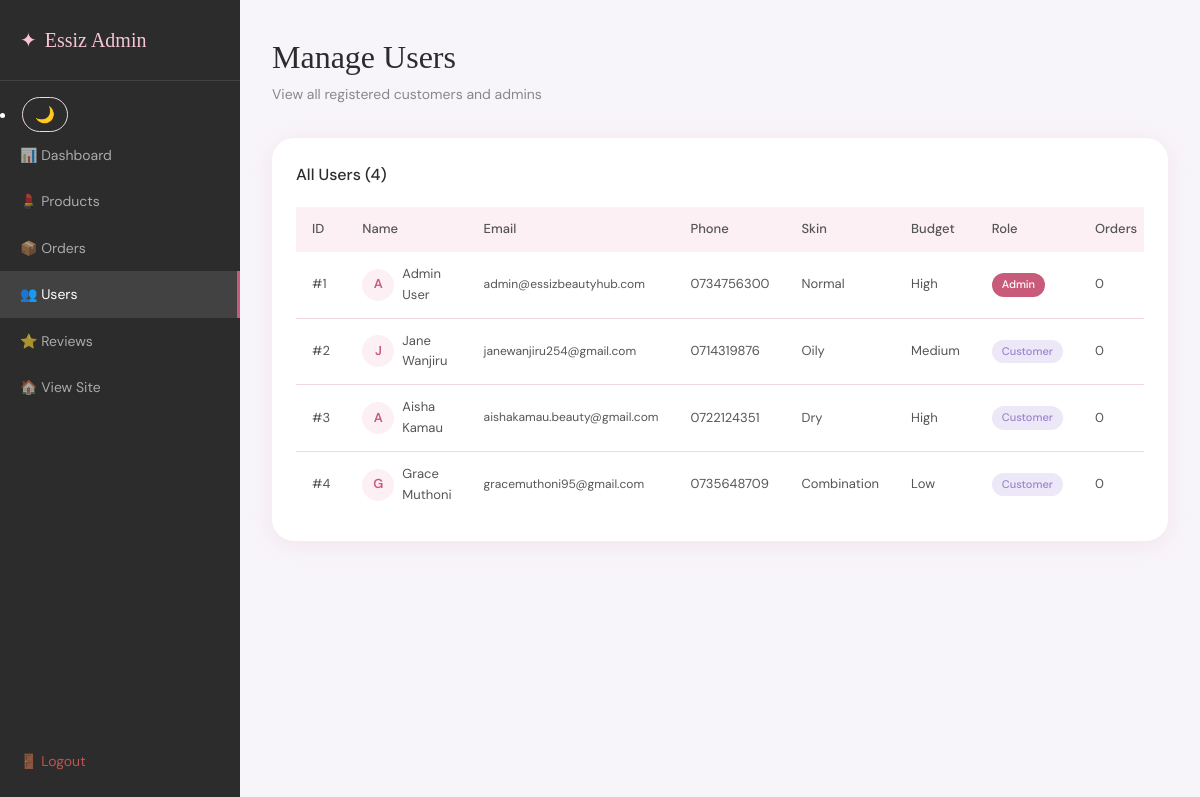
The page /admin/users.php (signed in) on the database its author committed.
### tables this page shows
CREATE TABLE IF NOT EXISTS users (
  user_id            INT PRIMARY KEY AUTO_INCREMENT,
  full_name          VARCHAR(100) NOT NULL,
  email              VARCHAR(150) UNIQUE NOT NULL,
  phone_number       VARCHAR(20),
  password           VARCHAR(255) NOT NULL,
  role               ENUM('admin','customer') DEFAULT 'customer',
  skin_type          VARCHAR(50),
  budget             ENUM('low','medium','high') DEFAULT 'medium',
  bio                TEXT,
  login_attempts     INT DEFAULT 0,
  locked_until       DATETIME DEFAULT NULL,
  two_factor_code    VARCHAR(10) DEFAULT NULL,
  two_factor_expiry  DATETIME DEFAULT NULL,
  two_factor_enabled TINYINT(1) DEFAULT 0,
  created_at         TIMESTAMP DEFAULT CURRENT_TIMESTAMP
);

### admin/users.php (the view, shortened to what this page needs)
<?php
require_once '../includes/db_connect.php';
$users_result = mysqli_query($conn, "
    SELECT u.*,
           COUNT(DISTINCT o.order_id) as order_count,
           COALESCE(SUM(o.total_amount), 0) as total_spent,
           COUNT(DISTINCT r.review_id) as review_count,
           COUNT(DISTINCT br.routine_id) as routine_count
    FROM users u
    LEFT JOIN orders o ON u.user_id = o.user_id
    LEFT JOIN reviews r ON u.user_id = r.user_id
    LEFT JOIN beauty_routines br ON u.user_id = br.user_id
    GROUP BY u.user_id
    ORDER BY u.created_at DESC
");
?>
<!DOCTYPE html>
<html lang="en">
<head>
  <link rel="stylesheet" href="../css/style.css">
</head>
<body class="admin-body">
<div class="admin-layout">
  <aside class="admin-sidebar">
    <div class="admin-brand"><span>✦</span> Essiz Admin</div>
    <nav class="admin-nav">
      <li>
  <button class="dark-toggle" id="darkToggle" title="Toggle Dark Mode">🌙</button>
</li>
      <a href="dashboard.php" class="admin-nav-link">📊 Dashboard</a>
      <a href="products.php"  class="admin-nav-link">💄 Products</a>
      <a href="orders.php"    class="admin-nav-link">📦 Orders</a>
      <a href="users.php"     class="admin-nav-link active">👥 Users</a>
      <a href="reviews.php"   class="admin-nav-link">⭐ Reviews</a>
      <a href="../index.php"  class="admin-nav-link">🏠 View Site</a>
      <a href="../logout.php" class="admin-nav-link admin-logout">🚪 Logout</a>
    </nav>
  </aside>
  <main class="admin-main">
    <div class="admin-header">
      <div><h1>Manage Users</h1><p>View all registered customers and admins</p></div>
    </div>
    <div class="admin-table-card">
      <div class="admin-table-header">
        <h3>All Users (<?php echo mysqli_num_rows($users_result); ?>)</h3>
      </div>
      <div class="table-wrapper">
        <table class="admin-table">
          <thead>
            <tr><th>ID</th><th>Name</th><th>Email</th><th>Phone</th><th>Skin</th><th>Budget</th><th>Role</th><th>Orders</th><th>Spent</th><th>Reviews</th><th>Routines</th><th>Joined</th><th>Action</th></tr>
          </thead>
          <tbody>
            <?php while ($user = mysqli_fetch_assoc($users_result)): ?>
            <tr>
              <td>#<?php echo $user['user_id']; ?></td>
              <td>
                <div style="display:flex;align-items:center;gap:8px;">
                  <div style="width:32px;height:32px;border-radius:50%;background:var(--pink-light);display:flex;align-items:center;justify-content:center;font-weight:600;color:var(--pink);font-size:13px;flex-shrink:0;">
                    <?php echo strtoupper(substr($user['full_name'],0,1)); ?>
                  </div>
                  <?php echo htmlspecialchars($user['full_name']); ?>
                </div>
              </td>
              <td style="font-size:12px;"><?php echo htmlspecialchars($user['email']); ?></td>
              <td><?php echo htmlspecialchars($user['phone_number'] ?? '—'); ?></td>
              <td><?php echo htmlspecialchars($user['skin_type'] ?? '—'); ?></td>
              <td><?php echo ucfirst($user['budget'] ?? '—'); ?></td>
              <td>
                <span style="display:inline-block;padding:3px 10px;border-radius:100px;font-size:11px;font-weight:500;background:<?php echo $user['role']==='admin'?'var(--pink)':'var(--lav-soft)'; ?>;color:<?php echo $user['role']==='admin'?'white':'var(--lavender)'; ?>;">
                  <?php echo ucfirst($user['role']); ?>
                </span>
              </td>
              <td><?php echo $user['order_count']; ?></td>
            </tr>
            <?php endwhile; ?>
          </tbody>
        </table>
      </div>
    </div>
  </main>
</div>
</body>
</html>

### css/style.css (style rules this page uses)
:root { --pink: #C85B7A; --pink-soft: #F7C5D5; --pink-mid: #E8869A; --pink-light: #FDF0F5; --lavender: #9B84CC; --lav-soft: #EDE8F8; --lav-mid: #C9B8E8; --nude: #F2E8DC; --nude-dark: #C4956A; --white: #FDFBF9; --charcoal: #2C2C2C; --charcoal-mid: #555555; --charcoal-light:#888888; --border: #EDD8E4; --success: #6BBE8A; --warning: #E6A855; --danger: #E53E3E; --shadow: 0 4px 24px rgba(200,91,122,0.10); --shadow-lg: 0 8px 40px rgba(200,91,122,0.15); --font-display: 'Cormorant Garamond', Georgia, serif; --font-body: 'DM Sans', sans-serif; --radius-sm: 8px; --radius-md: 14px; --radius-lg: 22px; --radius-xl: 32px; --transition: all 0.25s ease; }
*, *::before, *::after { box-sizing: border-box; margin: 0; padding: 0; }
html { scroll-behavior: smooth; }
body { font-family: var(--font-body); background: var(--white); color: var(--charcoal); line-height: 1.6; overflow-x: hidden; }
a { text-decoration: none; color: inherit; }
button { cursor: pointer; font-family: var(--font-body); border: none; background: none; }
.admin-body { background:#F8F5FA; min-height:100vh; }
.admin-layout { display:grid; grid-template-columns:240px 1fr; min-height:100vh; }
.admin-sidebar { background:var(--charcoal); color:white; padding:0; position:sticky; top:0; height:100vh; display:flex; flex-direction:column; }
.admin-brand { font-family:var(--font-display); font-size:20px; color:var(--pink-soft); padding:24px 20px; border-bottom:1px solid rgba(255,255,255,0.1); display:flex; align-items:center; gap:8px; }
.admin-nav { display:flex; flex-direction:column; padding:16px 0; flex:1; }
.admin-nav-link { display:flex; align-items:center; gap:10px; padding:12px 20px; color:rgba(255,255,255,0.6); font-size:14px; transition:var(--transition); }
.admin-nav-link:hover, .admin-nav-link.active { color:white; background:rgba(255,255,255,0.1); border-right:3px solid var(--pink); }
.admin-logout { margin-top:auto; color:rgba(255,100,100,0.7) !important; }
.admin-main { padding:32px; overflow-y:auto; }
.admin-header { display:flex; align-items:center; justify-content:space-between; margin-bottom:32px; flex-wrap:wrap; gap:16px; }
.admin-header h1 { font-family:var(--font-display); font-size:32px; font-weight:400; }
.admin-header p { font-size:14px; color:var(--charcoal-light); }
.admin-table-card { background:white; border-radius:var(--radius-lg); padding:24px; box-shadow:var(--shadow); margin-bottom:24px; }
.admin-table-header { display:flex; align-items:center; justify-content:space-between; margin-bottom:20px; }
.admin-table-header h3 { font-size:16px; font-weight:500; }
.table-wrapper { overflow-x:auto; }
.admin-table { width:100%; border-collapse:collapse; font-size:13px; }
.admin-table th { background:var(--pink-light); color:var(--charcoal-mid); text-align:left; padding:12px 16px; font-weight:500; white-space:nowrap; }
.admin-table td { padding:12px 16px; border-bottom:1px solid var(--border); color:var(--charcoal-mid); vertical-align:middle; }
.admin-table tr:last-child td { border-bottom:none; }
.dark-toggle { background: none; border: 1.5px solid var(--border); border-radius: 100px; padding: 6px 12px; font-size: 16px; cursor: pointer; transition: var(--transition); color: var(--charcoal-mid); }
body, body * { transition: background-color 0.3s ease, border-color 0.3s ease, color 0.3s ease; }

### rows shown on the page
users: user_id "1", full_name "A", full_name "Admin User", email "admin@essizbeautyhub.com", phone_number "0734756300", skin_type "Normal", budget "High", role "Admin", order_count "0"
users: user_id "2", full_name "J", full_name "Jane Wanjiru", email "janewanjiru254@gmail.com", phone_number "0714319876", skin_type "Oily", budget "Medium", role "Customer", order_count "0"
users: user_id "3", full_name "A", full_name "Aisha Kamau", email "aishakamau.beauty@gmail.com", phone_number "0722124351", skin_type "Dry", budget "High", role "Customer", order_count "0"
users: user_id "4", full_name "G", full_name "Grace Muthoni", email "gracemuthoni95@gmail.com", phone_number "0735648709", skin_type "Combination", budget "Low", role "Customer", order_count "0"

### other values the page prints
mysqli_num_rows($users_result) "4"
